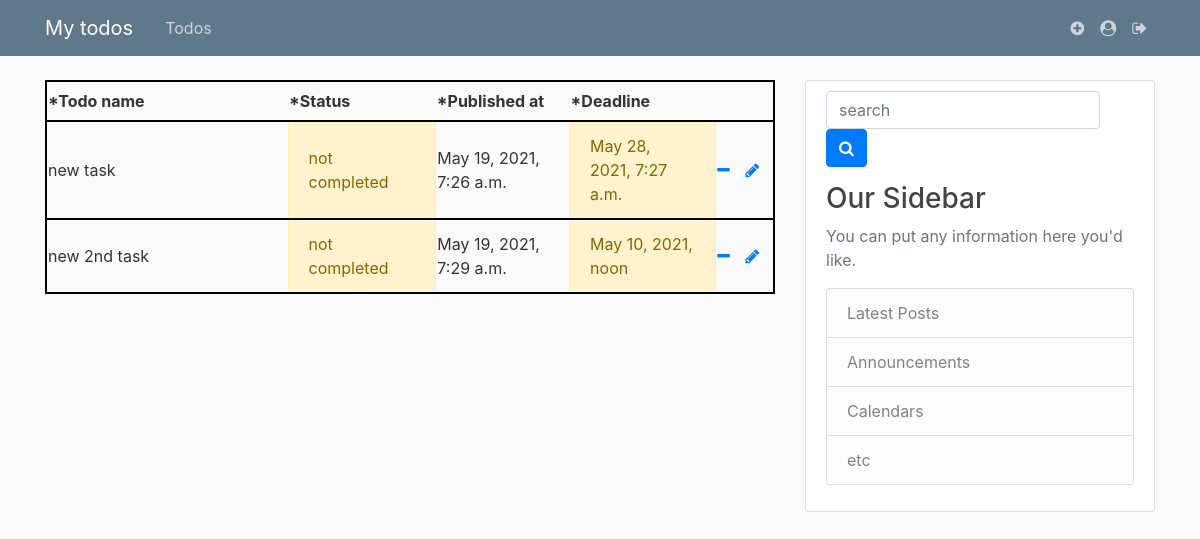
The app's page / (signed in), older data.
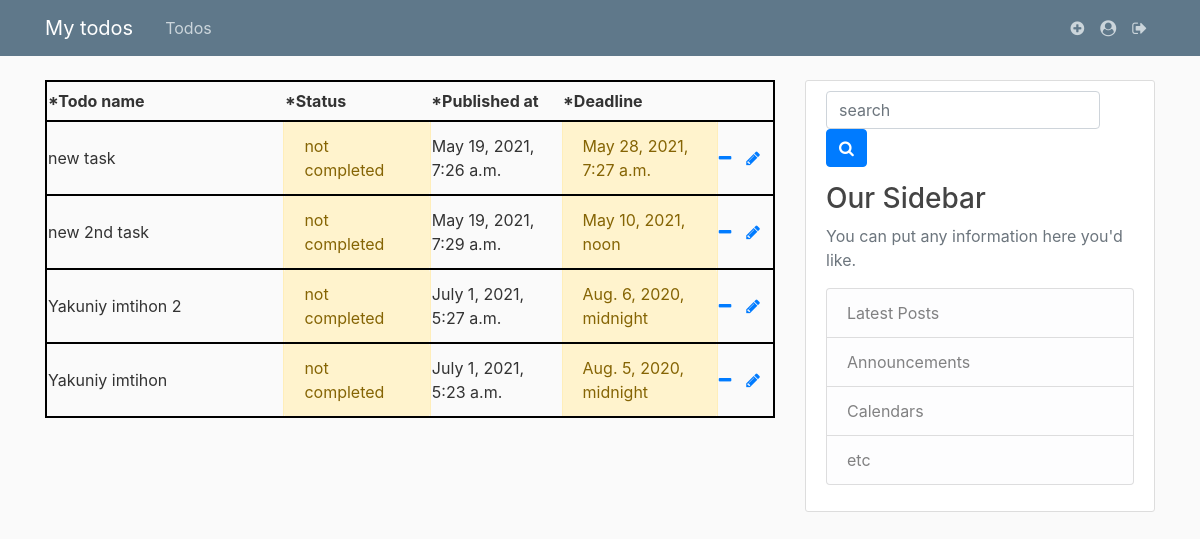
The same page, newer data.
### todos/models.py (models this page shows, shortened)
class Todos(models.Model):
    todo = models.CharField(max_length=300, null=False)
    description = models.TextField(blank=True)
    author = models.ForeignKey(User, on_delete=models.CASCADE)
    status = models.CharField(max_length=15, choices=process_status, default='not completed')
    publish_date = models.DateTimeField(auto_now_add=True)
    deadline = models.DateTimeField()
    slug = models.SlugField(max_length=300, null=False, unique=True)
    class Meta:
        verbose_name = 'Todo'
        verbose_name_plural = 'Todos'

### todos/views.py (the view, shortened to what this page needs)
# urls.py: path('', TodosView.as_view(), name='todos'),
class TodosView(View):
    def get(self, request, *args, **kwargs):
        now = datetime.now()
        todos = Todos.objects.filter(author_id=self.request.user.id).order_by('-deadline')
        for todo in todos:
            if todo.deadline > timezone.now():
                todo.status = 'missed'
            else:
                todo.status = 'not completed'
        context = {
            'todos':todos
        }
        return render(request, 'todos.html', context)

### templates/todos.html (shortened to what this page needs)
{% extends 'base.html' %}
{% block content %}
<table>
    <tr height="40" style="border:2px solid black">
        <th width="400">*Todo name</th>
        <th width="170">*Status</th>
        <th width="170">*Published at </th>
        <th width="170">*Deadline</th>
    </tr>
    {% for todo in todos %}
        <tr height="25" style="border:2px solid black">
            {% if todo.status == "completed" %}
                <td width="400" title="{{todo.description}}"><del>{{ todo.todo }}</del></td>
                <td width="170" padding="3" class="alert alert-success">{{ todo.status }}</td>
                <td width="170"><del>{{ todo.publish_date }}</del></td>
                <td width="200" padding="3" class="alert alert-success"><del>{{ todo.deadline }}</del></td>
                <td width="40"><a href="{% url 'todo_delete' todo.slug %}"><i class="fa fa-minus"></i></a></td>
            {% else %}
            <td width="400" title="{{todo.description}}">{{ todo.todo }}</td>
                <td width="170" padding="3" class="alert alert-warning">{{ todo.status }}</td>
                <td width="170">{{ todo.publish_date }}</td>
                <td width="200" padding="3" class="alert alert-warning">{{ todo.deadline }}</td>
                <td width="40"><a href="{% url 'todo_delete' todo.slug %}"><i class="fa fa-minus"></i></a></td>
                <td width="40"><a href="{% url 'todo_update' todo.slug %}"><i class="fa fa-pencil"></i></a></td>
                {% endif %}
            </tr>
    {%  endfor %}
</table>
{% endblock %}

### templates/base.html (shortened to what this page needs)
{% load static %}
<!DOCTYPE html>
<html>
<head>
    <link rel="stylesheet" href="https://maxcdn.bootstrapcdn.com/bootstrap/4.0.0/css/bootstrap.min.css">
    <link rel="stylesheet" href="https://cdnjs.cloudflare.com/ajax/libs/font-awesome/4.7.0/css/font-awesome.min.css">
</head>
<body>
    <header class="site-header">
      <nav class="navbar navbar-expand-md navbar-dark bg-steel fixed-top">
        <div class="container">
          <a class="navbar-brand mr-4" href="{% url 'todos' %}">My todos</a>
          <div class="collapse navbar-collapse" id="navbarToggle">
            <div class="navbar-nav mr-auto">
              <a class="nav-item nav-link" href="{% url 'todos' %}">Todos</a>
            </div>
            <div class="navbar-nav">
              {% if user.is_authenticated %}
              <a class="nav-item nav-link" href="{% url 'todo_create' %}"><i class="fa fa-plus-circle"></i></a>
                <a class="nav-item nav-link" href="#"><i class="fa fa-user-circle"></i></a>
                <a class="nav-item nav-link" href="{% url 'logout' %}"><i class="fa fa-sign-out"></i></a>
              {% else %}
                <a class="nav-item nav-link" href="{% url 'login' %}">Sign In <i class="fa fa-sign-in"></i></a>
                <a class="nav-item nav-link" href="{% url 'signup' %}"> Sign Up <i class="fa fa-user-plus"></i></a>
              {% endif %}
            </div>
          </div>
        </div>
      </nav>
    </header>
    <main role="main" class="container">
      <div class="row">
        <div class="col-md-8">
          {% block content %}{% endblock %}
        </div>
        <div class="col-md-4">
          <div class="content-section">
              <div class="input-group">
                <div class="form-outline">
                  <input type="search" id="form1" class="form-control" placeholder="search" />
                </div>
                <button type="button" class="btn btn-primary">
                  <i class="fa fa-search"></i>
                </button>
            </div>
            <div class="content">
              <h3 style="padding-top:15px;">Our Sidebar</h3>
              <p class='text-muted'>You can put any information here you'd like.
                <ul class="list-group">
                  <li class="list-group-item list-group-item-light">Latest Posts</li>
                  <li class="list-group-item list-group-item-light">Announcements</li>
                  <li class="list-group-item list-group-item-light">Calendars</li>
                  <li class="list-group-item list-group-item-light">etc</li>
                </ul>
              </p>
          </div>
          </div>
        </div>
      </div>
    </main>
</body>
</html>

### templates/base.html (style rules this page uses)
body { background: #fafafa; color: #333333; margin-top: 5rem; }
h1, h2, h3, h4, h5, h6 { color: #444444; }
ul { margin: 0; }
.bg-steel { background-color: #5f788a; }
.site-header .navbar-nav .nav-link { color: #cbd5db; }
.content-section { background: #ffffff; padding: 10px 20px; border: 1px solid #dddddd; border-radius: 3px; margin-bottom: 20px; }

Row changes from the older to the newer data that the page shows:
added Todos: todo "Yakuniy imtihon 2", status "not completed", publish_date "July 1, 2021, 5:27 a.m.", deadline "Aug. 6, 2020, midnight"
added Todos: todo "Yakuniy imtihon", status "not completed", publish_date "July 1, 2021, 5:23 a.m.", deadline "Aug. 5, 2020, midnight"
